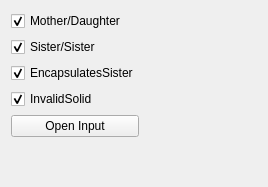
<?xml version="1.0" encoding="UTF-8"?>
<ui version="4.0">
 <class>GXClashPointControllerForm</class>
 <widget class="QWidget" name="GXClashPointControllerForm">
  <property name="geometry">
   <rect>
    <x>0</x>
    <y>0</y>
    <width>268</width>
    <height>187</height>
   </rect>
  </property>
  <property name="windowTitle">
   <string>Form</string>
  </property>
  <layout class="QGridLayout" name="gridLayout">
   <item row="0" column="0">
    <layout class="QVBoxLayout" name="verticalLayout">
     <item>
      <widget class="QCheckBox" name="checkBox_clashPoints_1">
       <property name="text">
        <string>Mother/Daughter</string>
       </property>
       <property name="checked">
        <bool>true</bool>
       </property>
      </widget>
     </item>
     <item>
      <widget class="QCheckBox" name="checkBox_clashPoints_2">
       <property name="text">
        <string>Sister/Sister</string>
       </property>
       <property name="checked">
        <bool>true</bool>
       </property>
      </widget>
     </item>
     <item>
      <widget class="QCheckBox" name="checkBox_clashPoints_3">
       <property name="text">
        <string>EncapsulatesSister</string>
       </property>
       <property name="checked">
        <bool>true</bool>
       </property>
      </widget>
     </item>
    <item>
     <widget class="QCheckBox" name="checkBox_clashPoints_4">
      <property name="text">
       <string>InvalidSolid</string>
      </property>
      <property name="checked">
       <bool>true</bool>
      </property>
     </widget>
    </item>
    </layout>
   </item>
   <item row="0" column="1">
    <spacer>
     <property name="orientation">
      <enum>Qt::Horizontal</enum>
     </property>
     <property name="sizeHint" stdset="0">
      <size>
       <width>1</width>
       <height>20</height>
      </size>
     </property>
    </spacer>
   </item>
   <item row="1" column="0">
    <widget class="QPushButton" name="pushButton_selectInput">
     <property name="text">
      <string>Open Input</string>
     </property>
    </widget>
   </item>
   <item row="2" column="0">
    <spacer>
     <property name="orientation">
      <enum>Qt::Vertical</enum>
     </property>
     <property name="sizeHint" stdset="0">
      <size>
       <width>20</width>
       <height>1</height>
      </size>
     </property>
    </spacer>
   </item>
  </layout>
 </widget>
 <resources/>
 <connections/>
</ui>
